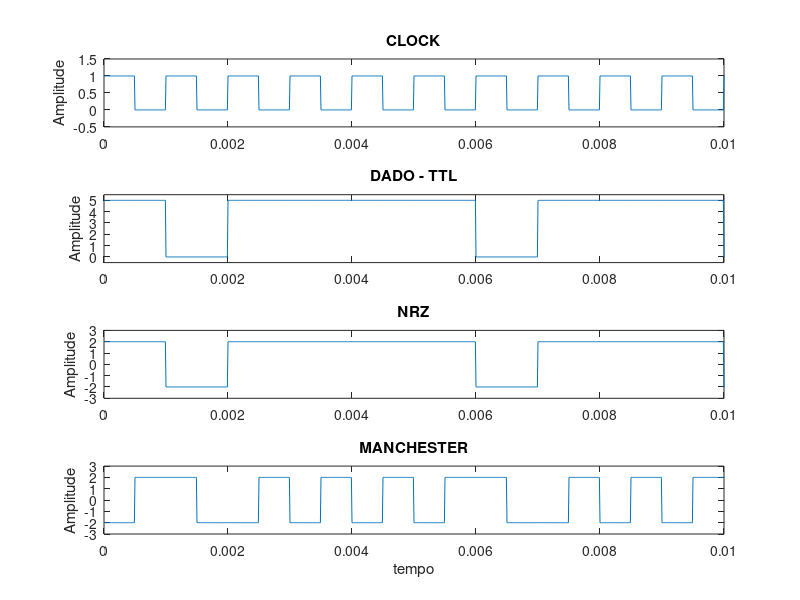
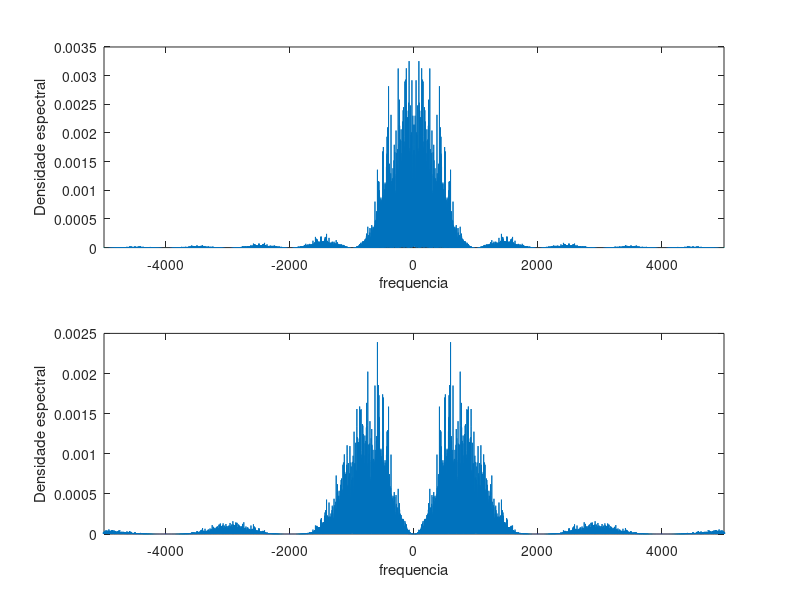
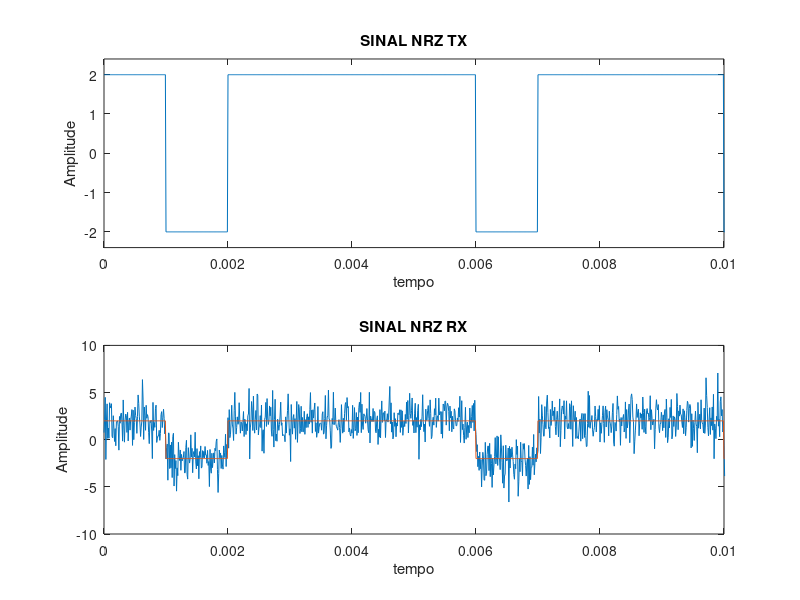

Write the MATLAB code that produced these figures, in order.
clear all
close all
clc
#* Parâmetros iniciais *
M = 2; #Transmissão binária
Fs = 100e3; #Frequência de amostragem
Ts = 1/Fs; #Período de amostragem
Rb = 1e3; #Taxa de transmissão
Tb = 1/Rb; #Duração do bit
N = Fs/Rb; #Fator de superamostragem. Neste script N tem que ser inteiro!
A = 2; #Nível de amplitude do pulso

#* Definição do eixo tempo *
periodo_tx = 4; #Período de transmissão em segundos
t = [0:Ts:periodo_tx-Ts];

#* Definição do eixo frequência *
delta_f = 1/periodo_tx;
f = [-Fs/2:delta_f:Fs/2-delta_f];

#* Geração do clock *
f_clk = Rb;
pulso_clk = ((square(2*pi*f_clk*t))+1)*(0.5);

#* Geração da sequência de informação binária *
info_bin = randint(1,Rb*periodo_tx,M);
info_t = upsamplefill(info_bin, N-1, true); %matlab função rectpulse
info_TTL = info_t*5;
#* Geração da forma de onda NRZ polar
info_NRZ = info_t*2*A-A;

#* Geração da forma de onda Manchester
info_Manchester = xor(info_t,pulso_clk)*2*A-A;

#* Figura domínio do tempo *
figure(1)
subplot(411)
plot(t,pulso_clk);
title('CLOCK')
ylabel('Amplitude')
axis([0 10*Tb -0.5 1.5])
subplot(412)
plot(t,info_TTL);
title('DADO - TTL')
ylabel('Amplitude')
axis([0 10*Tb -.5 5.5])
subplot(413)
plot(t,info_NRZ);
title('NRZ')
ylabel('Amplitude')
axis([0 10*Tb -A*1.5 A*1.5])
subplot(414)
plot(t,info_Manchester);
title('MANCHESTER')
ylabel('Amplitude')
xlabel('tempo')
axis([0 10*Tb -A*1.5 A*1.5])

#* Autocorrelação e Densidade Espectral *
Rx_NRZ = xcorr(info_NRZ)/length(info_t);
Gx_NRZ = fftshift(fft(Rx_NRZ));
Rx_Manchester = xcorr(info_Manchester)/length(info_t);
Gx_Manchester = fftshift(fft(Rx_Manchester));

#* Figura no domínio da frequência *
figure(2)
subplot(211)
f_aux = [-Fs/2:delta_f/2:Fs/2-delta_f];
plot(f_aux, abs(Gx_NRZ)/length(Rx_NRZ))
xlabel('frequencia')
ylabel('Densidade espectral')
xlim([-5*Rb 5*Rb])
subplot(212)
plot(f_aux,abs(Gx_Manchester)/length(Rx_Manchester))
xlim([-5*Rb 5*Rb])
xlabel('frequencia')
ylabel('Densidade espectral')

#* Transmissão NRZ por canal livre de interferência *
sinal_tx = info_NRZ;

#* Detecção NRZ com ruído Gaussiano *
limiar = 0;
var_ruido = 2; # Variância do ruído
ruido = sqrt(var_ruido)*randn(1,length(sinal_tx));
sinal_rx = sinal_tx + ruido;
sinal_det = sinal_rx(N/2:N:end); #Coletando amostra no meio do pulso
info_rec = sinal_det > limiar;
n_erro = sum(xor(info_bin, info_rec));
Pb = n_erro/(Rb*periodo_tx)
a1 = A;
a2 = -A;
V_dif = a1-a2
sigma = std(ruido)
Pb_teorico = qfunc((a1-a2)/(2*sigma))

figure(3)
subplot(211)
plot(t,sinal_tx)
title('SINAL NRZ TX')
xlabel('tempo')
ylabel('Amplitude')
axis([0 10*Tb -A*1.2 A*1.2])
subplot(212)
plot(t,sinal_rx)
hold on
plot(t,sinal_tx)
title('SINAL NRZ RX')
xlabel('tempo')
ylabel('Amplitude')
xlim([0 10*Tb])